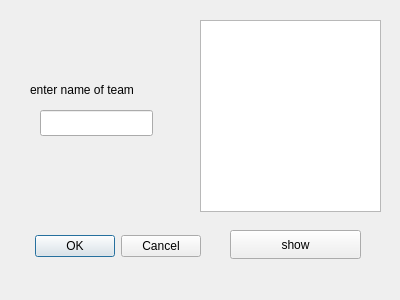
<?xml version="1.0" encoding="UTF-8"?>
<ui version="4.0">
 <class>Dialog_delete_team</class>
 <widget class="QDialog" name="Dialog_delete_team">
  <property name="geometry">
   <rect>
    <x>0</x>
    <y>0</y>
    <width>400</width>
    <height>300</height>
   </rect>
  </property>
  <property name="windowTitle">
   <string>Dialog</string>
  </property>
  <widget class="QDialogButtonBox" name="buttonBox">
   <property name="geometry">
    <rect>
     <x>-140</x>
     <y>230</y>
     <width>341</width>
     <height>32</height>
    </rect>
   </property>
   <property name="orientation">
    <enum>Qt::Horizontal</enum>
   </property>
   <property name="standardButtons">
    <set>QDialogButtonBox::Cancel|QDialogButtonBox::Ok</set>
   </property>
  </widget>
  <widget class="QListWidget" name="listWidget">
   <property name="geometry">
    <rect>
     <x>200</x>
     <y>20</y>
     <width>181</width>
     <height>192</height>
    </rect>
   </property>
  </widget>
  <widget class="QLineEdit" name="name_team_to_delete_input">
   <property name="geometry">
    <rect>
     <x>40</x>
     <y>110</y>
     <width>113</width>
     <height>26</height>
    </rect>
   </property>
  </widget>
  <widget class="QLabel" name="label">
   <property name="geometry">
    <rect>
     <x>30</x>
     <y>80</y>
     <width>131</width>
     <height>20</height>
    </rect>
   </property>
   <property name="text">
    <string>enter name of team</string>
   </property>
  </widget>
  <widget class="QPushButton" name="show_my_teams_btn">
   <property name="geometry">
    <rect>
     <x>230</x>
     <y>230</y>
     <width>131</width>
     <height>29</height>
    </rect>
   </property>
   <property name="text">
    <string>show</string>
   </property>
  </widget>
 </widget>
 <resources/>
 <connections>
  <connection>
   <sender>buttonBox</sender>
   <signal>accepted()</signal>
   <receiver>Dialog_delete_team</receiver>
   <slot>accept()</slot>
   <hints>
    <hint type="sourcelabel">
     <x>248</x>
     <y>254</y>
    </hint>
    <hint type="destinationlabel">
     <x>157</x>
     <y>274</y>
    </hint>
   </hints>
  </connection>
  <connection>
   <sender>buttonBox</sender>
   <signal>rejected()</signal>
   <receiver>Dialog_delete_team</receiver>
   <slot>reject()</slot>
   <hints>
    <hint type="sourcelabel">
     <x>316</x>
     <y>260</y>
    </hint>
    <hint type="destinationlabel">
     <x>286</x>
     <y>274</y>
    </hint>
   </hints>
  </connection>
 </connections>
</ui>
